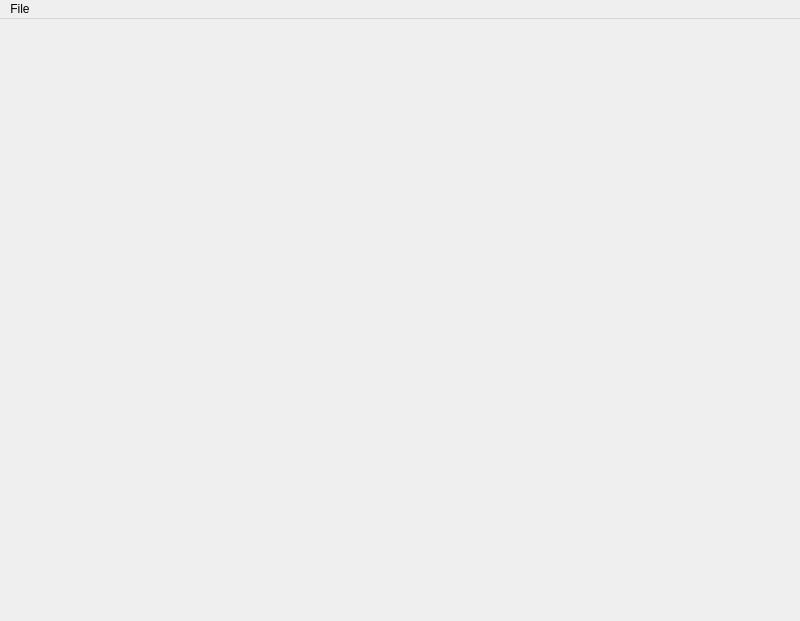
<?xml version="1.0" encoding="UTF-8"?>
<ui version="4.0">
 <class>MainWindow</class>
 <widget class="QMainWindow" name="MainWindow">
  <property name="geometry">
   <rect>
    <x>0</x>
    <y>0</y>
    <width>800</width>
    <height>621</height>
   </rect>
  </property>
  <property name="sizePolicy">
   <sizepolicy hsizetype="Preferred" vsizetype="Preferred">
    <horstretch>0</horstretch>
    <verstretch>0</verstretch>
   </sizepolicy>
  </property>
  <property name="windowTitle">
   <string>MainWindow</string>
  </property>
  <widget class="QWidget" name="centralWidget">
   <layout class="QGridLayout" name="gridLayout">
    <property name="margin">
     <number>0</number>
    </property>
    <item row="0" column="0">
     <widget class="MainGLWidget" name="widget" native="true"/>
    </item>
   </layout>
  </widget>
  <widget class="QMenuBar" name="menuBar">
   <property name="geometry">
    <rect>
     <x>0</x>
     <y>0</y>
     <width>800</width>
     <height>21</height>
    </rect>
   </property>
   <widget class="QMenu" name="menuFile">
    <property name="title">
     <string>File</string>
    </property>
   </widget>
   <addaction name="menuFile"/>
  </widget>
 </widget>
 <layoutdefault spacing="6" margin="11"/>
 <customwidgets>
  <customwidget>
   <class>MainGLWidget</class>
   <extends>QWidget</extends>
   <header>gui/mainglwidget.h</header>
   <container>1</container>
  </customwidget>
 </customwidgets>
 <resources/>
 <connections/>
</ui>
